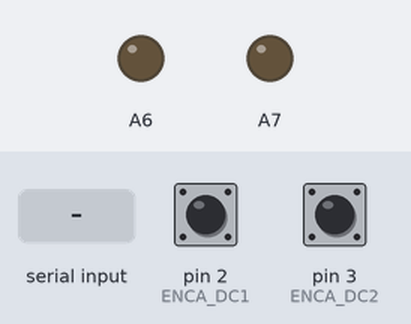
This sketch was run on a simulated Arduino Mega 2560, built with avr-gcc and run on an emulated ATmega2560. Parts: output pins drawn as LEDs (lit = HIGH). The inputs (shaded band) are chosen by the test bench; at power-on: pin 2 (ENCA_DC1) HIGH, pin 3 (ENCA_DC2) HIGH. The ROS host is connected and sends only what is stated; pins used as bus, display or sensor lines are not drawn; what the sketch prints to the serial monitor is not drawn.

Above: at 1.2 s.
1.3 s: "1" received over Serial
2.8 s: byte 82 ('R') received over Serial
4.3 s: byte 76 ('L') received over Serial
5.8 s: byte 87 ('W') received over Serial
7.3 s: "F" received over the second serial link
At 7.7 s:
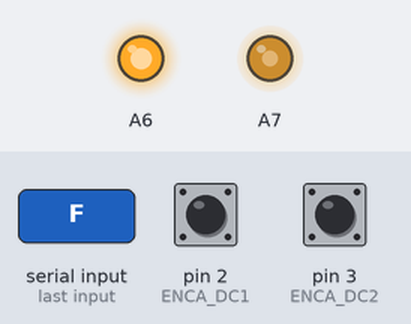
8.8 s: "B" received over Serial
At 10.1 s:
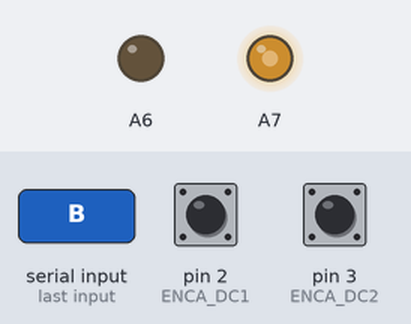
Timing chart, 0 to 11.3 s (numbered marks = the images above; inputs shaded):
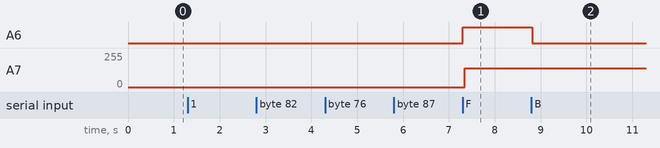

Measured:
- after the input at 1.3 s, every drawn part: stays the same
- after the input at 2.8 s, every drawn part: stays the same
- after the input at 4.3 s, every drawn part: stays the same
- after the input at 5.8 s, every drawn part: stays the same
- after the input at 7.3 s, A6: LOW → HIGH at once; A7: 0/255 → 142/255 at once
- after the input at 8.8 s, A6: HIGH → LOW at once

The sketch:

test_ros_v7_pid_bluetooth.ino
```cpp
#include <ros.h>
#include <geometry_msgs/Twist.h>

// DC_Motor_Encoder
#include <util/atomic.h>
  // Declare DC1
  #define ENCA_DC1  2
  #define ENCB_DC1  A1
  #define PWM_DC1   13
  #define IN2_DC1   46
  // Declare DC2
  #define ENCA_DC2  3
  #define ENCB_DC2  49
  #define PWM_DC2   45
  #define IN2_DC2   44
  // Setting_PID_Motor_DC1
  int pwr_DC1;
  long prevT_DC1 = 0;
  int posPrev_DC1 = 0;
  volatile int pos_i_DC1 = 0;
  volatile float velocity_i_DC1 = 0;
  volatile long prevT_i_DC1 = 0;
  float eintegral_DC1 = 0;
  float v1Filt = 0;
  float v1Prev = 0;
  // Setting_PID_Motor_DC2
  int pwr_DC2;
  long prevT_DC2 = 0;
  int posPrev_DC2 = 0;
  volatile int pos_i_DC2 = 0;
  volatile float velocity_i_DC2 = 0;
  volatile long prevT_i_DC2 = 0;
  float eintegral_DC2 = 0;
  float v2Filt = 0;
  float v2Prev = 0;
  // Setting_boot_speed
  float vt_DC1;
  float vt_DC2;
  int speed_pwm_ros = 30;
  int speed_pwm = 30;
  int rotation_speed = 20;

// Control Mode setting
  int Mode_action_form = 0;
  // Mode_action_form = 0 điều khiển chạy dài
  // Mode_action_form = 1 điều khiển nâng hạ
  int Mode_control_signal = 0;

// Khai báo các biến toàn cục
double speed_ang;
double speed_lin;

void moveCallback(const geometry_msgs::Twist& msg) {
  speed_lin = msg.linear.x;   // limits the linear x value from -1 to 1
  speed_ang = msg.angular.z;  // limits the angular z value from -1 to 1
  if (Mode_control_signal = 1) {
    if (speed_lin < 0) {    // tiến
      vt_DC1 = -speed_pwm_ros;
      vt_DC2 = speed_pwm_ros;
    }
    if (speed_lin > 0) {    // lùi
      vt_DC1 = speed_pwm_ros;
      vt_DC2 = -speed_pwm_ros;
    }
    if (speed_lin == 0) {
      if (speed_ang > 0) {      // phải
        vt_DC1 = -rotation_speed;
        vt_DC2 = -rotation_speed;
      }
      if (speed_ang < 0) {      // trái
        vt_DC1 = rotation_speed;
        vt_DC2 = rotation_speed;
      }
      if (speed_ang == 0) {
        vt_DC1 = 0;
        vt_DC2 = 0;
      }
    }
  }
}
// Khai báo các biến ROS
ros::NodeHandle nh;
geometry_msgs::Twist action;
ros::Subscriber<geometry_msgs::Twist> sub("cmd_vel", &moveCallback);

// Khai báo phần cứng trái
volatile long leftCount = 0; // biến đếm số xung encoder cho motor trái
const float leftGearRatio = 100; // tỉ số hộp số cho motor trái
const float leftWheelDiameter = 0.18; // đường kính bánh xe cho motor trái (m)
const float leftEncoderResolution = 48; // độ phân giải encoder cho motor trái
const float leftDistancePerCount = (leftWheelDiameter * PI) / (leftEncoderResolution * leftGearRatio); // khoảng cách di chuyển của robot cho mỗi xung encoder cho motor trái

// Khai báo phần cứng phải
volatile long rightCount = 0; // biến đếm số xung encoder cho motor phải
const float rightGearRatio = 20.4; // tỉ số hộp số cho motor phải
const float rightWheelDiameter = 0.18; // đường kính bánh xe cho motor phải (m)
const float rightEncoderResolution = 48; // độ phân giải encoder cho motor phải
const float rightDistancePerCount = (rightWheelDiameter * PI) / (rightEncoderResolution * rightGearRatio); // khoảng cách di chuyển của robot cho mỗi xung encoder cho motor trái

// StepperMotor
#include <StepperMotor.h>
  #define pul       A7
  #define dir_step  A6
  #define increase  (0.03)
  // Setup_StepperMotor
  StepperMotor stepper(pul, dir_step);
  // Setting_StepperMotor
  float disPerRound = 1.0 ;// only round: 1.0 round, vitme T8-4mm: 4.0 mm, GT2 Pulley 16 Teeth: 16x2 = 32.0 mm
  int microStep = 1; //1: full step, 2: haft step, ...
  float angleStep = 0.05625; //a step angle of 1.8 degrees with 200 steps per revolution
  float stepsPerUnit = (1 / disPerRound) * 360.0 * microStep / angleStep; //steps/round or steps/mm ...
  float target = 0;
  int count_stepper_motor=0;

// BLUETOOTH
#include <SoftwareSerial.h>
  SoftwareSerial BLUETOOTH(A15, A14);
  char Text_bluetooth;  //for receiving bluetooth

void setup() {
  // Tần số
  Serial.begin(9600);
  BLUETOOTH.begin(9600);
  // Stepper
  stepper.setStepsPerUnit(stepsPerUnit);
  stepper.setSpeed(2.0);  //set 2 round/s
  stepper.setStartDirection(HIGH);

  // Khởi tạo kết nối ROS
  nh.initNode();
  nh.subscribe(sub);

  // DC1
  pinMode(ENCA_DC1, INPUT);
  pinMode(ENCB_DC1, INPUT);
  pinMode(PWM_DC1, OUTPUT);
  pinMode(IN2_DC1, OUTPUT);
  // DC2
  pinMode(ENCA_DC2, INPUT);
  pinMode(ENCB_DC2, INPUT);
  pinMode(PWM_DC2, OUTPUT);
  pinMode(IN2_DC2, OUTPUT);
  // Encoder
  attachInterrupt(digitalPinToInterrupt(ENCA_DC1), readEncoder_DC1, RISING);
  attachInterrupt(digitalPinToInterrupt(ENCA_DC2), readEncoder_DC2, RISING);
}

void loop() {
    //Dk Bluetooth
  if (BLUETOOTH.available()) {
    Text_bluetooth = BLUETOOTH.read();
    Serial.write(Text_bluetooth);
  }
  if (Serial.available()) {
    Text_bluetooth = Serial.read();
    Serial.write(Text_bluetooth);
    BLUETOOTH.write(Text_bluetooth);
  }
  switch (Text_bluetooth) {
    case '1': {
      speed_pwm = 20;
    }
      break;

    case '2': {
      speed_pwm = 50;
    }
      break;

    case '3': {
      speed_pwm = 80;
    }
      break;

    case '4': {
      speed_pwm = 110;
    }
      break;

    case '5': {
      speed_pwm = 140;
    }
      break;

    case '6': {
      speed_pwm = 170;
    }
      break;

    case '8': {
      speed_pwm = 200;
    }
      break;

    case '9': {
      speed_pwm = 230;
    }
      break;

    case 'F': {
      if (Mode_action_form == 0) {
        vt_DC1 = speed_pwm;
        vt_DC2 = -speed_pwm;
      }
      else {
        target = target + increase;
      }
    }
      break;

    case 'B': {
      if (Mode_action_form == 0) {
        vt_DC1 = -speed_pwm;
        vt_DC2 = speed_pwm;
      }
      else {
        target = target - increase;
      }
    }

      break;
    case 'R': {
      vt_DC1 = rotation_speed;
      vt_DC2 = rotation_speed;
    }
      break;

    case 'L': {
      vt_DC1 = -rotation_speed;
      vt_DC2 = -rotation_speed;
    }
      break;

    case 'W': {
      target = count_stepper_motor;
      Mode_action_form = 1;
    }
      break;

    case 'w': {
      target = count_stepper_motor;
      Mode_action_form = 0;
    }
      break;

    case 'U': {
      Mode_control_signal = 1;
    }
      break;
    case 'u': {
      Mode_control_signal = 0;
    }
      break;

    case 'S':
      if (Mode_control_signal == 0) {
        vt_DC1 = 0;
        vt_DC2 = 0;
      }
      break;

    defailt:
      if (Mode_control_signal == 0) {
        vt_DC1 = 0;
        vt_DC2 = 0;
      }
      break;
  }

  if (Mode_action_form == 1) {
    vt_DC1 = 0;
    vt_DC2 = 0;
    count_stepper_motor = target;
    stepper.moveTo(target);
  }

  int pos_DC1 = 0;
  float velocity1_DC1 = 0;
  int pos_DC2 = 0;
  float velocity2_DC2 = 0;
  ATOMIC_BLOCK(ATOMIC_RESTORESTATE) {
    pos_DC1 = pos_i_DC1;
    velocity1_DC1 = velocity_i_DC1;
    pos_DC2 = pos_i_DC2;
    velocity2_DC2 = velocity_i_DC2;
  }
  //Compute velocity with method 1
  long currT_DC1 = micros();
  float deltaT_DC1 = ((float)(currT_DC1 - prevT_DC1)) / 1.0e6;
  velocity1_DC1 = (pos_DC1 - posPrev_DC1) / deltaT_DC1;
  posPrev_DC1 = pos_DC1;
  prevT_DC1 = currT_DC1;

  //Compute velocity with method 1
  long currT_DC2 = micros();
  float deltaT_DC2 = ((float)(currT_DC2 - prevT_DC2)) / 1.0e6;
  velocity2_DC2 = (pos_DC2 - posPrev_DC2) / deltaT_DC2;
  posPrev_DC2 = pos_DC2;
  prevT_DC2 = currT_DC2;

  //Convert count/s to RPM
  float v1 = velocity1_DC1 / 600.0 * 60.0;
  float v2 = velocity2_DC2 / 600.0 * 60.0;

  //Low-pass filter (25 Hz cutoff)
  v1Filt = 0.854 * v1Filt + 0.0728 * v1 + 0.0728 * v1Prev;
  v1Prev = v1;
  v2Filt = 0.854 * v2Filt + 0.0728 * v2 + 0.0728 * v2Prev;
  v2Prev = v2;

  //set a target
  //float vt_DC1 = 100*sin(currT_DC1 /1e6);
  //float vt_DC2 = 100*sin(currT_DC1 /1e6);

  // compute the control signal u
  float kp_DC1 = 2.2;
  float ki_DC1 = 4.2;
  // compute the control signal u
  float kp_DC2 = 1.9;
  float ki_DC2 = 3.82;

  float e_DC1 = vt_DC1 - v1Filt;
  eintegral_DC1 = eintegral_DC1 + e_DC1 * deltaT_DC1;
  float u_DC1 = kp_DC1 * e_DC1 + ki_DC1 * eintegral_DC1;

  float e_DC2 = vt_DC2 - v2Filt;
  eintegral_DC2 = eintegral_DC2 + e_DC2 * deltaT_DC2;
  float u_DC2 = kp_DC2 * e_DC2 + ki_DC2 * eintegral_DC2;

  //Set the motor speed and direction
  int dir_DC1 = -1;
  if (u_DC1 < 0) {
    dir_DC1 = 1;
  }
  int pwr_DC1 = (int)fabs(u_DC1);
  if (pwr_DC1 > 255) {
    pwr_DC1 = 255;
  }
  //Set the motor speed and direction
  int dir_DC2 = 1;
  if (u_DC2 < 0) {
    dir_DC2 = -1;
  }
  int pwr_DC2 = (int)fabs(u_DC2);
  if (pwr_DC2 > 255) {
    pwr_DC2 = 255;
  }

  setMotor(dir_DC1, pwr_DC1, PWM_DC1, IN2_DC1);
  setMotor(dir_DC2, pwr_DC2, PWM_DC2, IN2_DC2);

  // Cập nhật kết nối ROS
  nh.spinOnce();

}

void setMotor(int dir, int pwmVal, int pwm, int in2) {
  analogWrite(pwm, pwmVal);
  if (dir == 1) {
    digitalWrite(in2, LOW);
  } else if (dir == -1) {
    digitalWrite(in2, HIGH);
  }
}

void readEncoder_DC1() {
  int b_DC1 = digitalRead(ENCB_DC1);
  int increment_DC1 = 0;
  if (b_DC1 > 0) {
    increment_DC1 = 1;
  } else {
    increment_DC1 = -1;
  }
  pos_i_DC1 = pos_i_DC1 + increment_DC1;

  //compute velocity with method 1
  long currT_DC1 = micros();
  float deltaT_DC1 = ((float)(currT_DC1 - prevT_i_DC1)) / 1.0e6;
  velocity_i_DC1 = increment_DC1 / deltaT_DC1;
  prevT_i_DC1 = currT_DC1;
}

void readEncoder_DC2() {
  int b_DC2 = digitalRead(ENCB_DC2);
  int increment_DC2 = 0;
  if (b_DC2 > 0) {
    increment_DC2 = 1;
  } else {
    increment_DC2 = -1;
  }
  pos_i_DC2 = pos_i_DC2 + increment_DC2;

  //compute velocity with method 2
  long currT_DC2 = micros();
  float deltaT_DC2 = ((float)(currT_DC2 - prevT_i_DC2)) / 1.0e6;
  velocity_i_DC2 = increment_DC2 / deltaT_DC2;
  prevT_i_DC2 = currT_DC2;
}
```
